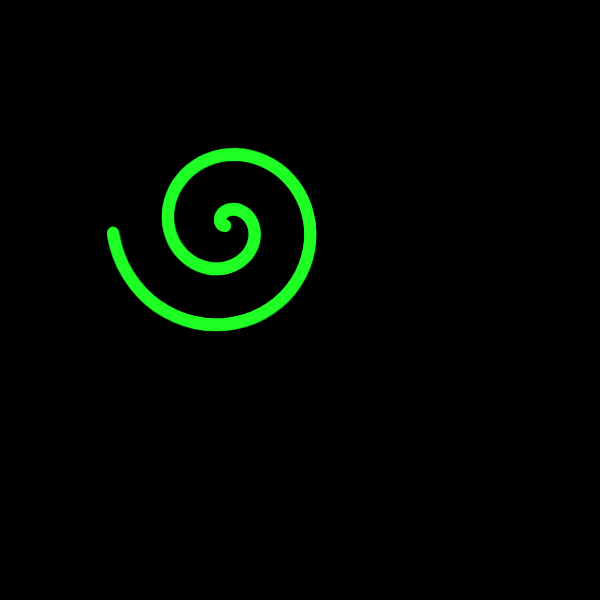
Frame 1 (no input)
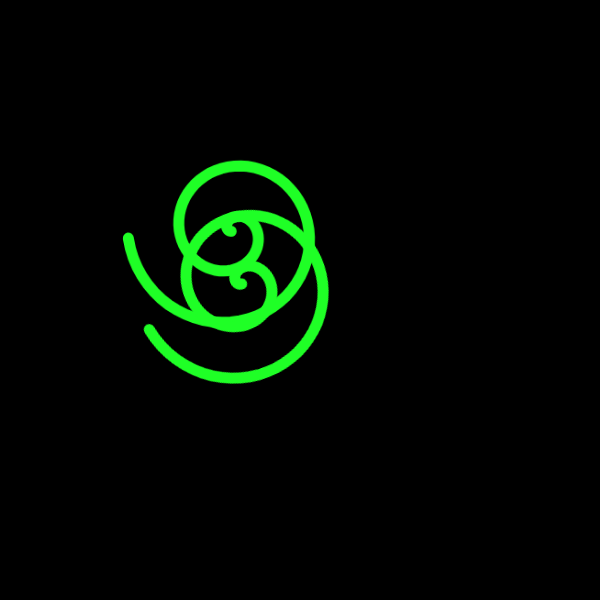
Frame 60 (no input)
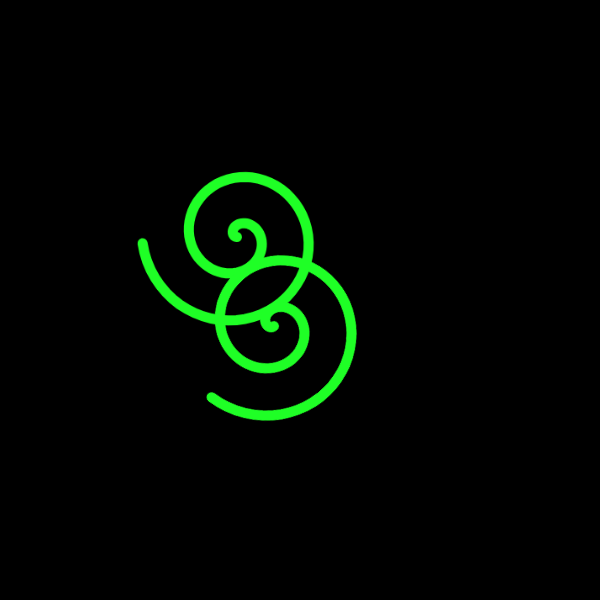
Frame 120 (the mouse pressed at the canvas centre since frame 60)

The p5.js sketch that drew these frames (run headless with seeded random() and noise() and a simulated clock; from frame 60 on, the mouse is pressed at the canvas centre):

// p5.js sketch
// ── sketch.js
// https://thecodingtrain.com/challenges/185-dragon-curve
// Buffer code from https://editor.p5js.org/giorgosdim/sketches/zvZLteLag

let buffer;
let rotationCenter;
let startPoint;
const DURATION = 4000;
let timeSinceGen = 0;
let shape;
let palette;

// Shape parameters
let shapeAngle; // angle of rotation for shape (not used. in this sketch)
let shapeScale; // variable to adjust size of shapes
let a;
let b;
let m;
let n;
let n1, n2, n3;

let scaleFactor;

// let  url =
//         "https://supercolorpalette.com/?scp=G0-hsl-1F75FF-1F87FF-1F9AFF-1FADFF-1FBFFF-1FD2FF-1FE5FF-1FF8FF";

let url =
        "https://supercolorpalette.com/?scp=G0-hsl-FF1FE1-FF1FF4-FFA91F-FF961F-1FFF39-1FFF26-1F75FF-1F87FF";

// debug mode shows rotation points and buffer's border
const DEBUG = false;

function setup() {
  createCanvas(600, 600);
  buffer = createGraphics(width, height);
  
  palette = createPaletteFromURL(url);
  // draw initial shape/image, can be anything but has to be centered
  
  buffer.strokeWeight(12);
  let [x, y, w, h] = [
    buffer.width / 2,
    buffer.height / 2,
    buffer.width / 4,
    buffer.height / 4,
  ];

  buffer.noFill();
  [length, shapeScale, a, b, m, n, n1, n2, n3, shapeAngle] = [
    buffer.width / 4,
    0.6, //0.66
    1,
    2,
    6,
    1,
    1,
    1,
    1,
    radians(0),
  ];
  shape = new DragonShape(
    buffer,
    x - w / 2,
    y - h / 2,
    length * shapeScale,
    a,
    b,
    m,
    n,
    n1,
    n2,
    n3,
    shapeAngle,
  );
  shape.archimedesSpiral();
  shape.openShow(palette);
  rotationCenter = createVector(w / 2, -h / 2);
  startPoint = createVector(w / 2, h / 2);
}

function draw() {
  timeSinceGen += deltaTime;
  if (timeSinceGen >= DURATION) {
    timeSinceGen = 0;
    nextGeneration();
  }
  let progress01 = timeSinceGen / DURATION;

  background(0);
  translate(width / 2, height / 2);
  scale(1 / Math.pow(2, progress01 / 2));
  // draw non-moving shapes from buffer
  image(buffer, -width / 2, -height / 2, 0);
                 
  // draw new rotated buffer
  translate(rotationCenter.x, rotationCenter.y);
  let angle = (progress01 * -PI) / 2;
  rotate(angle);
  translate(-rotationCenter.x, -rotationCenter.y);
  image(buffer, -width / 2, -height / 2, 0);

}

function nextGeneration() {
  // Create a new buffer for the next generation
  let newBuffer = createGraphics(width, height);
  
  // Scale around the buffer center
  newBuffer.translate(width / 2, height / 2);
  newBuffer.scale(1 / sqrt(2));
  newBuffer.translate(-width / 2, -height / 2);

  // Draw the old buffer onto the new buffer 
  newBuffer.image(buffer, 0, 0);

  // Add shape with new color
  shape.openShow(palette);

  // Rotate and draw the new buffer
  newBuffer.translate(
    width / 2 + rotationCenter.x,
    height / 2 + rotationCenter.y
  );
  newBuffer.rotate(-PI / 2);
  newBuffer.translate(
    -width / 2 - rotationCenter.x,
    -height / 2 - rotationCenter.y
  );
  newBuffer.image(buffer, 0, 0);
  
  // Replace the old buffer with the new one
  buffer = newBuffer;

  // Calculate the new rotation center
  let tmp = p5.Vector.sub(startPoint, rotationCenter);
  tmp.rotate(-PI / 2);
  rotationCenter.add(tmp);
  rotationCenter.div(sqrt(2));
  startPoint.div(sqrt(2));
}

// Helper functions to convert the url string to the palette array from chatGPT
function createPaletteFromURL(url) {
  // Extract the color codes from the URL using a regular expression
  let regex = /[0-9A-F]{6}/gi;
  let matches = url.match(regex);

  // Convert HEX codes to RGB and create the palette array
  let palette = matches.map((hex) => hexToRgb(hex));

  return palette;
}

// Helper function to convert HEX to RGB
function hexToRgb(hex) {
  let r = parseInt(hex.slice(0, 2), 16);
  let g = parseInt(hex.slice(2, 4), 16);
  let b = parseInt(hex.slice(4, 6), 16);
  let a = 255;
  return [r, g, b, a];
}
// ── shape.js
const e = 2.71828;

class DragonShape {
  constructor(buffer, x, y, r, a, b, m, n, n1, n2, n3, angle) {
    this.buffer = buffer;
    this.x = x;
    this.y = y;
    this.r = r;
    this.a = a;
    this.b = b;
    this.n = n;
    this.n1 = n1;
    this.n2 = n2;
    this.n3 = n3;
    this.m = m;
    this.angle = angle;
    this.points = [];
  }

  // https://mathcurve.com/courbes2d.gb/archimede/archimede.shtml

  // n = 1 Archimedian Spiral
  // n = -1 Hyperbolic Spiral
  // n = 1/2 Fermat spiral
  // n = -1/2 Lituus spiral
  // n = 2 Galilean spiral
  archimedesSpiral() {
    let a = 0.1;
    let dir = -1;
    for (let theta = 0; theta < 4 * PI; theta += 0.1) {
      let r = dir * a * pow(theta, this.n);
      let x = this.r * r * cos(theta);
      let y = this.r * r * sin(theta);
      this.points.push(createVector(x, y));
    }
  }

  // https://mathcurve.com/courbes2d.gb/astroid/astroid.shtml
  // https://mathworld.wolfram.com/Astroid.html
  astroid() {
    for (let theta = 0; theta < TWO_PI; theta += 0.05) {
      let x = this.r * this.a * pow(cos(theta), 3);
      let y = this.r * this.a * pow(sin(theta), 3);
      this.points.push(createVector(x, y));
    }
  }

  atom() {
    let a = 0.5;
    for (let theta = -3 * PI; theta < 3 * PI; theta += 0.05) {
      let r = theta / (theta - a);
      let x = this.r * r * cos(theta);
      let y = this.r * r * sin(theta);
      this.points.push(createVector(x, y));
    }
  }

  // https://mathcurve.com/courbes2d.gb/bicorne/bicorne.shtml
  bicorn() {
    for (let theta = 0; theta < TWO_PI; theta += 0.05) {
      let x = this.r * sin(theta);
      let y = (this.r * pow(cos(theta), 2)) / (2 + cos(theta));
      this.points.push(createVector(x, y));
    }
  }

  // Butterfly curve equation from http://paulbourke.net/geometry/butterfly/
  butterfly() {
    for (let theta = 0; theta < 8 * PI; theta += 0.05) {
      let r =
        pow(e, sin(theta)) -
        2 * cos(4 * theta) +
        pow(sin((2 * theta - PI) / 24), 5);
      const x = this.r * r * cos(theta);
      const y = -this.r * r * sin(theta);
      this.points.push(createVector(x, y));
    }
  }

  // https://mathworld.wolfram.com/topics/PlaneCurves.html
  cannibus() {
    for (let theta = 0; theta < PI; theta += 0.01) {
      let r =
        (1 + (9 / 10) * cos(8 * theta)) *
        (1 + (1 / 10) * cos(24 * theta)) *
        (9 / 10 + (1 / 10) * cos(200 * theta)) *
        (1 + sin(theta));
      const x = this.r * r * cos(theta);
      const y = -this.r * r * sin(theta);
      this.points.push(createVector(x, y));
    }
  }

  // https://mathworld.wolfram.com/CassiniOvals.html
  cassiniOval() {
    for (let theta = 0; theta < TWO_PI; theta += 0.05) {
      let root = sqrt(pow(this.b / this.a, 4) - pow(sin(2 * theta), 2));
      let r = pow(this.a, 2) * (cos(2 * theta) + root);
      let x = this.r * r * cos(theta);
      let y = this.r * r * sin(theta);
      this.points.push(createVector(x, y));
    }
  }
  ceva() {
    for (let theta = 0; theta < TWO_PI; theta += 0.1) {
      let x = this.r * (cos(3 * theta) + 2 * cos(theta));
      let y = this.r * sin(3 * theta);
      this.points.push(createVector(x, y));
    }
  }

  // https://mathcurve.com/courbes2d.gb/cornu/cornu.shtml

  // https://virtualmathmuseum.org/Curves/clothoid/kappaCurve.html

  fresnelC(t) {
    let sum = 0;
    let dt = t / this.n;
    for (let i = 0; i < this.n; i++) {
      let u = i * dt;
      sum += cos((u * u) / 2) * dt;
    }
    return sum;
  }

  fresnelS(t) {
    let sum = 0;
    let dt = t / this.n;
    for (let i = 0; i < this.n; i++) {
      let u = i * dt;
      sum += sin((u * u) / 2) * dt;
    }
    return sum;
  }

  cornuSpiral() {
    let numPoints = 200;
    let maxT = 2 * PI;
    this.n = 50;
    this.c = 0;
    for (let i = 0; i < numPoints; i++) {
      let t = map(i, 0, numPoints, -maxT, maxT);
      let x = this.c + this.r * this.fresnelC(t);
      let y = this.c + this.r * this.fresnelS(t);
      this.points.push(createVector(x, y));
    }
  }

  // https://mathworld.wolfram.com/Cranioid.html
  craniod() {
    let p = 0.75;
    let q = 0.75;
    for (let theta = 0; theta < TWO_PI; theta += 0.05) {
      let r =
        this.a * sin(theta) +
        this.b * sqrt(1 - p * pow(cos(theta), 2)) +
        this.m * sqrt(1 - q * pow(cos(theta), 2));
      let x = this.r * r * cos(theta);
      let y = this.r * r * sin(theta);
      this.points.push(createVector(x, y));
    }
  }

  // https://mathcurve.com/courbes2d.gb/croixdemalte/croixdemalte.shtml
  malteseCross() {
    for (let theta = 0.1; theta < TWO_PI; theta += 0.05) {
      let x = this.r * +cos(theta) * (pow(cos(theta), 2) - this.a);
      let y = this.r * +this.b * sin(theta) * pow(cos(theta), 2);
      this.points.push(createVector(x, y));
    }
  }
  // https://mathcurve.com/courbes2d.gb/deltoid/deltoid.shtml

  deltoid() {
    let a = 1;
    for (let theta = 0; theta < TWO_PI; theta += 0.05) {
      let x = this.r * (4 * a * pow(cos(theta / 2), 2) * cos(theta) - a);
      let y = this.r * (4 * a * pow(sin(theta / 2), 2) * sin(theta));
      this.points.push(createVector(x, y));
    }
  }

  // https://mathcurve.com/courbes2d.gb/bicorne/bicorne.shtml

  eight() {
    let a = 1;
    for (let theta = 0; theta < TWO_PI; theta += 0.05) {
      let x = this.r * a * sin(theta);
      let y = this.r * a * sin(theta) * cos(theta);
      this.points.push(createVector(x, y));
    }
  }

  // https://mathworld.wolfram.com/GearCurve.html
  // https://help.tc2000.com/m/69445/l/755460-hyperbolic-functions-table

  hyperbolicTan(theta) {
    let l = pow(e, 2 * theta);
    return (l - 1) / (l + 1);
  }

  gear() {
    for (let theta = 0; theta < 2 * PI; theta += 0.05) {
      let r =
        this.a +
        (1 / this.b) * this.hyperbolicTan(this.b * sin(this.m * theta));
      let x = this.r * r * sin(theta);
      let y = this.r * r * cos(theta);
      this.points.push(createVector(x, y));
    }
  }

  // heart curve equation from https://mathworld.wolfram.com/HeartCurve.html

  heart() {
    for (let theta = 0; theta < 2 * PI; theta += 0.05) {
      const r =
        2 -
        2 * sin(theta) +
        sin(theta) * (pow(abs(cos(theta)), 0.5) / (sin(theta) + 1.4));
      const x = this.r * r * cos(theta);
      const y = this.r * r * sin(theta);
      this.points.push(createVector(x, y));
    }
  }

  hersheyKiss() {
    for (let theta = -PI / 2; theta < (3 / 2) * PI; theta += 0.1) {
      let r = 1;
      let x = this.r * r * sin(theta);
      let y = ((this.r * pow(r, 2)) / 2) * (theta + sin(theta) * cos(theta));
      this.points.push(createVector(x, y));
    }
  }

  // https://mathcurve.com/courbes2d.gb/bouche/bouche.shtml
  // This one isn't working now??
  kissCurve() {
    for (let theta = 0; theta < TWO_PI; theta += 0.05) {
      let x = this.a * this.r * cos(theta);
      let y = this.b * this.r * pow(sin(theta), 3);
      this.points.push(createVector(x, y));
    }
  }

  // https://mathcurve.com/courbes2d/ornementales/ornementales.shtml

  knot() {
    for (let theta = -2 * PI; theta < 2 * PI; theta += 0.1) {
      let x = 0.5 * this.r * (3 * sin(theta) + 2 * sin(3 * theta));
      let y = 0.5 * this.r * (cos(theta) - 2 * cos(3 * theta));
      this.points.push(createVector(x, y));
    }
  }

  // https://mathworld.wolfram.com/DumbbellCurve.html
  // https://thecodingtrain.com/challenges/116-lissajous-curve-table

  showLine() {
    this.points.push(createVector(0, 0));
    this.points.push(createVector(2 * this.r, 0));
  }

  lissajous() {
    for (let theta = -2 * PI; theta <= 2 * PI; theta += 0.01) {
      let x = this.r * sin(this.a * theta + this.m) + 1;
      let y = this.r * sin(this.b * theta);
      this.points.push(createVector(x, y));
    }
  }

  // https://mathworld.wolfram.com/Ophiuride.html

  ophiuride() {
    for (let theta = (-PI * 1) / 2; theta < (PI * 1) / 2; theta += 0.05) {
      let r = (this.b * sin(theta) - this.a * cos(theta)) * tan(theta);
      let x = this.r * r * cos(theta);
      let y = this.r * r * sin(theta);
      this.points.push(createVector(x, y));
    }
  }

  // https://mathcurve.com/courbes2d.gb/deltoid/deltoid.shtml

  quadrifolium() {
    let a = 1;
    for (let theta = 0; theta < TWO_PI; theta += 0.1) {
      let x = this.r * (2 * a * pow(sin(theta), 2) * cos(theta));
      let y = this.r * (2 * a * pow(cos(theta), 2) * sin(theta));
      this.points.push(createVector(x, y));
    }
  }

  quadrilaterial() {
    for (let theta = 0; theta < TWO_PI; theta += TWO_PI / this.m) {
      let x = this.r * cos(theta);
      let y = this.r * sin(theta);
      this.points.push(createVector(x, y));
    }
  }

  // https://thecodingtrain.com/challenges/55-mathematical-rose-patterns

  // https://mathcurve.com/courbes2d.gb/deltoid/deltoid.shtml

  reduceDenominator(numerator, denominator) {
    function rec(a, b) {
      return b ? rec(b, a % b) : a;
    }
    return denominator / rec(numerator, denominator);
  }

  rose() {
    let k = this.n / this.b;
    for (
      let theta = 0;
      theta < TWO_PI * this.reduceDenominator(this.n, this.b);
      theta += 0.1
    ) {
      let r = this.a + cos(k * theta);
      let x = this.r * r * cos(theta);
      let y = this.r * r * sin(theta);
      this.points.push(createVector(x, y));
    }
  }

  // https://mathcurve.com/courbes2d.gb/archimede/archimede.shtml

  // n = 1 Archimedian Spiral
  // n = -1 Hyperbolic Spiral
  // n = 1/2 Fermat spiral
  // n = -1/2 Lituus spiral
  // n = 2 Galilean spiral

  spiral() {
    let dir = -1;
    let c = 5; // adjust to extend line
    let n = -1 / 2;
    let maxRot = 4;
    for (let theta = 0; theta < maxRot * PI; theta += 0.1) {
      let r = dir * this.a * pow(theta, n);
      let x = 0.5 * this.r * r * cos(theta) - c;
      let y = 0.5 * this.r * r * sin(theta) + c;
      this.points.push(createVector(x, y));
    }
  }

  // https://thecodingtrain.com/challenges/19-superellipse

  // this.n = 0.5 astroid
  sgn(val) {
    if (val == 0) {
      return 0;
    }
    return val / abs(val);
  }

  superellipse() {
    for (let theta = 0; theta < TWO_PI; theta += 0.1) {
      let na = 2 / this.n;
      let x = this.r * pow(abs(cos(theta)), na) * this.a * this.sgn(cos(theta));
      let y = this.r * pow(abs(sin(theta)), na) * this.b * this.sgn(sin(theta));
      this.points.push(createVector(x, y));
    }
  }

  // https://thecodingtrain.com/challenges/23-2d-supershapes

  superformula(theta) {
    let part1 = (1 / this.a) * cos((theta * this.m) / 4);
    part1 = abs(part1);
    part1 = pow(part1, this.n2);
    let part2 = (1 / this.b) * sin((theta * this.m) / 4);
    part2 = abs(part2);
    part2 = pow(part2, this.n3);
    let part3 = pow(part1 + part2, 1 / this.n1);
    if (part3 === 0) {
      return 0;
    }
    return 1 / part3;
  }

  supershape() {
    for (let theta = 0; theta <= TWO_PI; theta += 0.05) {
      let r = this.superformula(theta);
      let x = this.r * r * cos(theta);
      let y = this.r * r * sin(theta);
      this.points.push(createVector(x, y));
    }
  }

  // https://mathcurve.com/courbes2d.gb/larme/larme.shtml

  tearDrop() {
    let n = 4;
    for (let theta = 0; theta < TWO_PI; theta += 0.1) {
      let x = this.r * cos(theta);
      let y = this.r * sin(theta) * pow(sin(theta / 2), n);
      this.points.push(createVector(x, y));
    }
  }

  // Not working??
  // showWord() {
  //   push();
  //   translate(this.x, this.y);
  //   rotate(this.angle);
  //   textSize(this.r);
  //   textAlign(CENTER, CENTER);
  //  // text("LOVE", this.x, this.y);
  //   text("LOVE", 0, 0);
  //   pop();
  // }

  // https://mathcurve.com/courbes2d.gb/abdank/abdank.shtml

  zigzag() {
    for (let theta = -PI / 2; theta < (3 / 2) * PI; theta += 0.1) {
      let r = 1;
      let x = this.r * r * sin(theta);
      let y = ((this.r * pow(r, 2)) / 2) * (theta + sin(theta) * cos(theta));
      this.points.push(createVector(x, y));
    }
  }

  show(palette) {
    this.buffer.stroke(random(palette));
    this.buffer.push();
    this.buffer.translate(this.x, this.y);
    this.buffer.rotate(this.angle);
    this.buffer.beginShape();
    for (let p of this.points) {
      vertex(p.x, p.y);
    }
    this.buffer.endShape(CLOSE);
    this.buffer.pop();
  }

  openShow(palette) {
    let c = random(palette);
    this.buffer.stroke(c);
    this.buffer.push();
    this.buffer.translate(this.x, this.y);
    this.buffer.rotate(this.angle);
    this.buffer.beginShape();
    for (let p of this.points) {
      vertex(p.x, p.y);
    }
    this.buffer.endShape();
    this.buffer.pop();
  }
}
